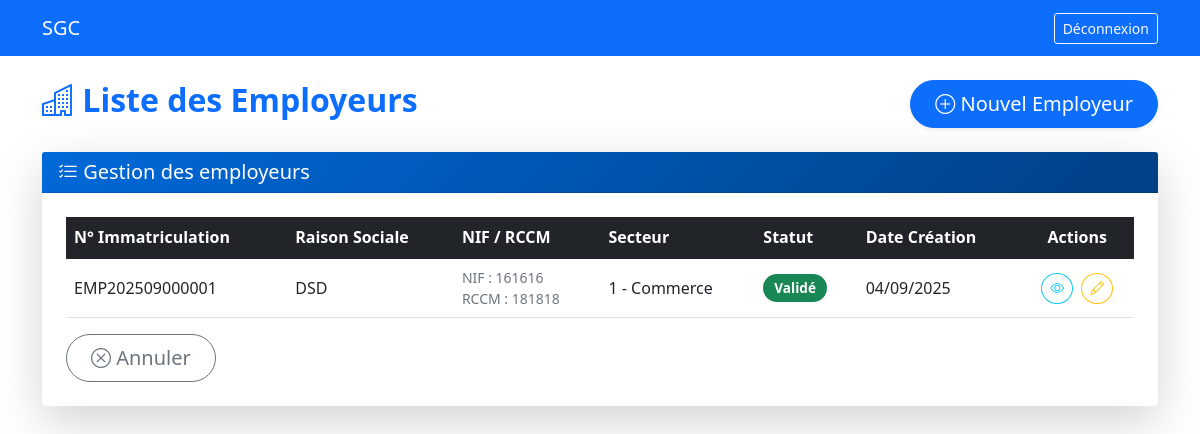
The page /employeurs/ (signed in) on the database its author committed.
### core/models.py (models this page shows, shortened)
class Employeur(models.Model):
    STATUT_CHOICES = (
        ('prospecte', 'Prospecté'),
        ('dossier_soumis', 'Dossier Soumis'),
        ('en_cours', 'En Cours de Validation'),
        ('valide', 'Validé'),
        ('rejete', 'Rejeté'),
    )
    numero_immatriculation = models.CharField(max_length=20, unique=True, blank=True)
    raison_sociale = models.CharField(max_length=200)
    nif = models.CharField(max_length=50, unique=True)
    rccm = models.CharField(max_length=50, unique=True)
    secteur_activite = models.ForeignKey(SecteurActivite, on_delete=models.PROTECT)
    region = models.ForeignKey(Region, on_delete=models.PROTECT)
    adresse = models.TextField()
    latitude = models.DecimalField(max_digits=9, decimal_places=6, null=True, blank=True)
    longitude = models.DecimalField(max_digits=9, decimal_places=6, null=True, blank=True)
    contact_nom = models.CharField(max_length=100)
    contact_email = models.EmailField()
    contact_telephone = models.CharField(max_length=20)
    statut = models.CharField(max_length=20, choices=STATUT_CHOICES, default='prospecte')
    motif_rejet = models.TextField(blank=True)
    date_creation = models.DateTimeField(auto_now_add=True)
    date_validation = models.DateTimeField(null=True, blank=True)
    agent = models.ForeignKey(CustomUser, on_delete=models.PROTECT, related_name='employeurs_crees')
    validated_by = models.ForeignKey(CustomUser, on_delete=models.PROTECT, null=True, blank=True, related_name='employeurs_valides')

class SecteurActivite(models.Model):
    code = models.CharField(max_length=10, unique=True)
    nom = models.CharField(max_length=100)
    description = models.TextField(blank=True)
    def __str__(self):
        return f"{self.code} - {self.nom}"

### core/views.py (the view)
# urls.py: path('employeurs/', views.employeur_list, name='employeur_list'),
@login_required
def employeur_list(request):
    employeurs = Employeur.objects.all().order_by('-date_creation')
    return render(request, 'employeur_list.html', {'employeurs': employeurs})

### templates/employeur_list.html (shortened to what this page needs)
{% extends "base.html" %}
{% block content %}
<div class="d-flex justify-content-between align-items-center mb-4">
    <h2 class="fw-bold text-primary">
        <i class="bi bi-buildings"></i> Liste des Employeurs
    </h2>
    <a href="{% url 'employeur_create' %}" class="btn btn-lg btn-primary rounded-pill shadow-sm px-4">
        <i class="bi bi-plus-circle"></i> Nouvel Employeur
    </a>
</div>
<div class="card shadow-lg border-0 rounded-4">
    <div class="card-header bg-gradient-primary text-white rounded-top-4">
        <h5 class="mb-0"><i class="bi bi-list-check"></i> Gestion des employeurs</h5>
    </div>
    <div class="card-body p-4">
        <div class="table-responsive">
            <table class="table align-middle table-hover">
                <thead class="table-dark">
                    <tr>
                        <th>N° Immatriculation</th>
                        <th>Raison Sociale</th>
                        <th>NIF / RCCM</th>
                        <th>Secteur</th>
                        <th>Statut</th>
                        <th>Date Création</th>
                        <th class="text-center">Actions</th>
                    </tr>
                </thead>
                <tbody>
                    {% for employeur in employeurs %}
                    <tr class="table-row">
                        <td class="fw-semibold">{{ employeur.numero_immatriculation|default:"—" }}</td>
                        <td>{{ employeur.raison_sociale }}</td>
                        <td>
                            <small class="d-block text-muted">NIF : {{ employeur.nif }}</small>
                            <small class="d-block text-muted">RCCM : {{ employeur.rccm }}</small>
                        </td>
                        <td>{{ employeur.secteur_activite }}</td>
                        <td>
                            <span class="badge rounded-pill bg-{% if employeur.statut == 'valide' %}success{% elif employeur.statut == 'rejete' %}danger{% else %}warning text-dark{% endif %}">
                                {{ employeur.get_statut_display }}
                            </span>
                        </td>
                        <td>{{ employeur.date_creation|date:"d/m/Y" }}</td>
                        <td class="text-center">
                            <a href="{% url 'employeur_detail' employeur.pk %}" class="btn btn-sm btn-outline-info rounded-circle me-1" title="Voir">
                                <i class="bi bi-eye"></i>
                            </a>
                            <a href="{% url 'employeur_update' employeur.pk %}" class="btn btn-sm btn-outline-warning rounded-circle" title="Modifier">
                                <i class="bi bi-pencil"></i>
                            </a>
                        </td>
                    </tr>
                    {% empty %}
                    <tr>
                        <td colspan="7" class="text-center text-muted py-4">Aucun employeur enregistré</td>
                    </tr>
                    {% endfor %}
                </tbody>
            </table>
             <a href="{% url 'dashboard' %}" class="btn btn-lg btn-outline-secondary rounded-pill px-4">
                            <i class="bi bi-x-circle"></i> Annuler
             </a>
    </div>
        </div>
</div>
{% endblock %}

### templates/employeur_list.html (style rules this page uses)
.bg-gradient-primary { background: linear-gradient(135deg, #0069d9, #004085); }
.table-row { transition: background-color 0.2s ease, transform 0.2s ease; }
.btn { transition: all 0.3s ease; }
.badge { font-size: 0.85rem; padding: 0.5em 0.8em; }

### rows shown on the page
Employeur: numero_immatriculation "EMP202509000001", raison_sociale "DSD", nif "161616", rccm "181818", secteur_activite "1 - Commerce", statut "Validé", date_creation "04/09/2025"
